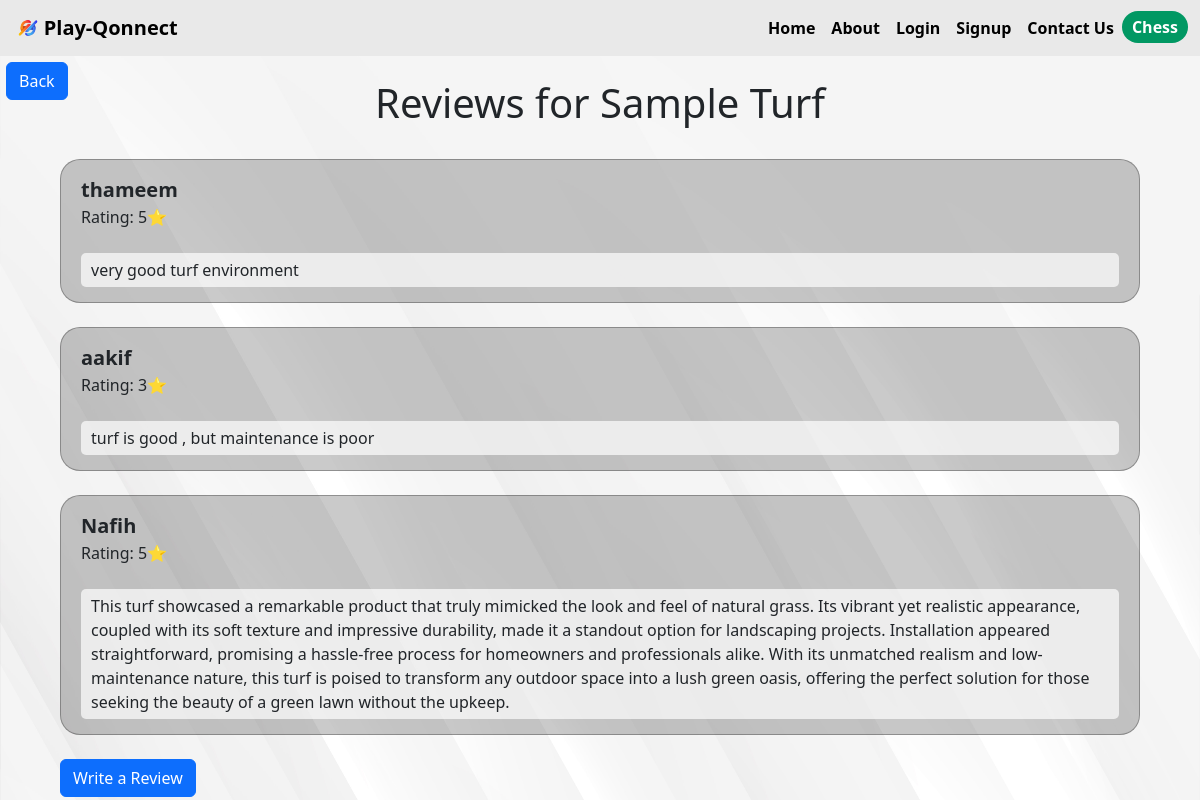
/turf/1/reviews, run on the app's committed database.
### app.py (models this page shows)
class Turf(db.Model):
    id = db.Column(db.Integer, primary_key=True)
    turf_name = db.Column(db.String(255), nullable=False)
    turf_location = db.Column(db.String(255), nullable=False)
    turf_phone = db.Column(db.Integer, nullable=True)
    __table_args__ = (
        CheckConstraint('LENGTH(CAST(turf_phone AS TEXT)) = 10', name='valid_phone_length'),
    )
    games = db.relationship('Game', backref='turf', lazy=True)
    reviews = db.relationship('TurfReview', backref='turf', lazy=True)

class TurfReview(db.Model):
    id = db.Column(db.Integer, primary_key=True)
    turf_id = db.Column(db.Integer, db.ForeignKey('turf.id'), nullable=False)
    user_id = db.Column(db.Integer, db.ForeignKey('user.id'), nullable=False)
    rating = db.Column(db.Integer, nullable=False)
    review_text = db.Column(db.Text, nullable=False)
    user = db.relationship('User', backref='reviews')

class User(db.Model, UserMixin):
    id = db.Column(db.Integer, primary_key=True)
    username = db.Column(db.String(20), nullable=False, unique=True)
    email = db.Column(db.String(120), nullable=False, unique=True)
    password = db.Column(db.String(80), nullable=False)

### app.py (the view)
@app.route('/turf/<int:turf_id>/reviews')
def turf_reviews(turf_id):
    turf = Turf.query.get_or_404(turf_id)
    reviews = TurfReview.query.filter_by(turf_id=turf_id).options(joinedload(TurfReview.user)).all()
    return render_template('turf_reviews.html', turf=turf, reviews=reviews)

### templates/turf_reviews.html (shortened to what this page needs)
{% extends 'layout.html' %}  {% block body %}
<a
  class="btn btn-primary"
  style="margin: 0.5%"
  href="{{ url_for('dashboard') }}"
>
  Back
</a>
<div class="secbody">
  <h1 class="turfhead" style="margin-top: -2.5%">
    Reviews for {{ turf.turf_name }}
  </h1>
  <br />
  {% if reviews |length==0 %}
  <div class="alert alert-dark" role="alert">
    No reviews found!, write a review.
  </div>
  {% else %} {% for review in reviews %}
  <div class="smallsec">
    <div class="revname">{{review.user.username }}</div>
    Rating: {{ review.rating }}⭐<br /><br />
    <div class="revdesc">{{ review.review_text }}</div>
  </div>
  <br />
  {% endfor %} {% endif %}
  <a
    class="btn btn-primary"
    href="{{ url_for('write_review', turf_id=turf.id) }}"
    >Write a Review</a
  >
</div>
{% endblock body %}

### static/css/style.css (style rules this page uses)
html, body { overflow-x: hidden; }
body { background-image: url(../img/17580.jpg); background-size: 100% 180%; background-repeat: no-repeat; object-fit: cover; scroll-behavior: smooth; }
.turfhead { text-align: center; }
.secbody { width: 90%; margin: 0 auto; }
.smallsec { padding: 15px 20px; background-color: rgba(0, 0, 0, 0.207); border-radius: 20px; border: 1px solid rgba(0, 0, 0, 0.286); }
.revname { font-weight: bold; font-size: 20px; }
.revdesc { background-color: rgba(255, 255, 255, 0.693); padding: 5px 10px; border-radius: 5px; font-weight: 500; }

### data on the page
Turf: turf_name "Sample Turf"
TurfReview: user.username "thameem", rating "5", review_text "very good turf environment"
TurfReview: user.username "aakif", rating "3", review_text "turf is good , but maintenance is poor"
TurfReview: user.username "Nafih", rating "5", review_text "This turf showcased a remarkable product that truly mimicked the look and feel of natural grass. Its vibrant yet realistic appearance, coupled with its soft texture and impressive durability, made it a standout option for landscaping projects. Installation appeared straightforward, promising a hassle-free process for homeowners and professionals alike. With its unmatched realism and low-maintenance nature, this turf is poised to transform any outdoor space into a lush green oasis, offering the perfect solution for those seeking the beauty of a green lawn without the upkeep."
